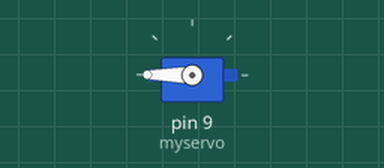
The sketch below on a simulated Arduino Uno, built with avr-gcc and run on an emulated ATmega328P. Shown: servo.

Above: at 0.05 s.
At 3.0 s:
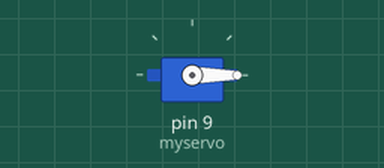
Timing chart, 0 to 6.9 s (numbered marks = the images above):
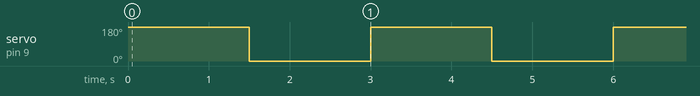

Measured:
- by itself, servo on pin 9 (myservo): alternates 180° for 1.5 s and 0° for 1.5 s

The sketch:

servo.ino
```cpp
#include <Servo.h>

Servo myservo;  // crea el objeto servo

int vel = 0;    // velocidad del servo

void setup() {
   myservo.attach(9);  // vincula el servo al pin digital 9
}

void loop() {

   //servo 100% CW (equivalente a angulo 180º)
   vel = 180;
   myservo.write(vel);
   delay(1500);

   //servo 100% CCW (equivalente a angulo 0º)
   vel = 0;
   myservo.write(vel);
   delay(1500);
}
```
